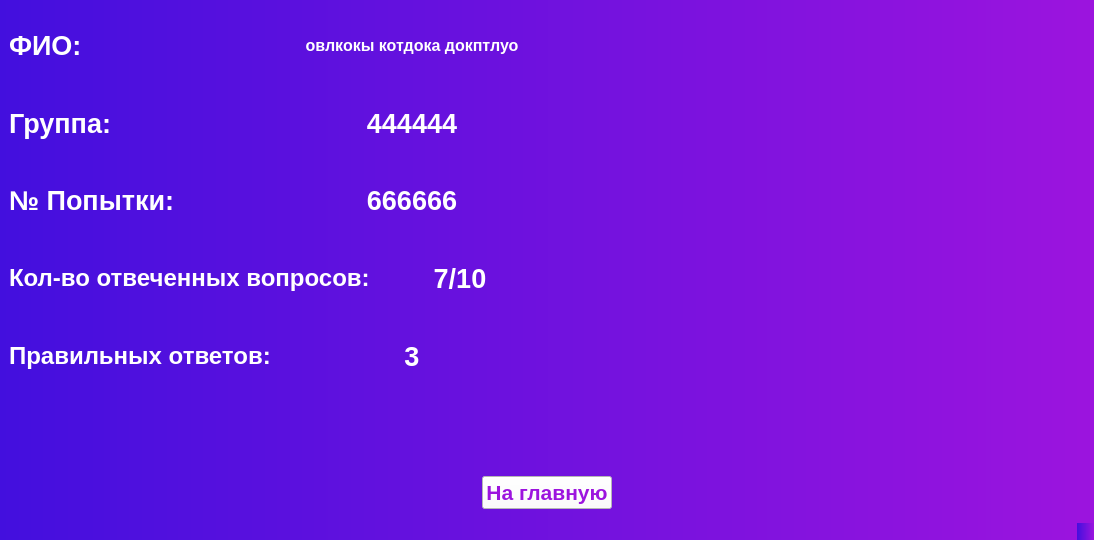
<?xml version="1.0" encoding="UTF-8"?>
<ui version="4.0">
 <class>MainWindow</class>
 <widget class="QMainWindow" name="MainWindow">
  <property name="geometry">
   <rect>
    <x>0</x>
    <y>0</y>
    <width>1094</width>
    <height>540</height>
   </rect>
  </property>
  <property name="windowTitle">
   <string>MainWindow</string>
  </property>
  <property name="styleSheet">
   <string notr="true">background-color: qlineargradient(spread:pad, x1:0, y1:0, x2:1, y2:0, stop:0 rgba(67, 15, 222, 255), stop:1 rgba(156, 20, 222, 255));</string>
  </property>
  <widget class="QWidget" name="centralwidget">
   <layout class="QVBoxLayout" name="verticalLayout">
    <item>
     <layout class="QGridLayout" name="gridLayout">
      <item row="0" column="0">
       <layout class="QHBoxLayout" name="horizontalLayout">
        <item>
         <widget class="QLabel" name="label">
          <property name="font">
           <font>
            <pointsize>20</pointsize>
            <weight>75</weight>
            <bold>true</bold>
           </font>
          </property>
          <property name="styleSheet">
           <string notr="true">color: rgb(255, 255, 255);
background-color: transparent;</string>
          </property>
          <property name="text">
           <string>ФИО:</string>
          </property>
          <property name="alignment">
           <set>Qt::AlignLeading|Qt::AlignLeft|Qt::AlignVCenter</set>
          </property>
         </widget>
        </item>
        <item>
         <widget class="QLabel" name="label_5">
          <property name="font">
           <font>
            <pointsize>12</pointsize>
            <weight>75</weight>
            <bold>true</bold>
           </font>
          </property>
          <property name="styleSheet">
           <string notr="true">color: rgb(255, 255, 255);
background-color: transparent;</string>
          </property>
          <property name="text">
           <string>овлкокы котдока докптлуо</string>
          </property>
          <property name="alignment">
           <set>Qt::AlignCenter</set>
          </property>
         </widget>
        </item>
       </layout>
      </item>
      <item row="0" column="1" rowspan="6">
       <layout class="QHBoxLayout" name="horizontalLayout_7">
        <item>
         <widget class="QWidget" name="widget" native="true">
          <property name="minimumSize">
           <size>
            <width>431</width>
            <height>361</height>
           </size>
          </property>
          <property name="styleSheet">
           <string notr="true">background-color: transparent;</string>
          </property>
         </widget>
        </item>
       </layout>
      </item>
      <item row="1" column="0">
       <layout class="QHBoxLayout" name="horizontalLayout_2">
        <item>
         <widget class="QLabel" name="label_2">
          <property name="font">
           <font>
            <pointsize>20</pointsize>
            <weight>75</weight>
            <bold>true</bold>
           </font>
          </property>
          <property name="styleSheet">
           <string notr="true">color: rgb(255, 255, 255);
background-color: transparent;</string>
          </property>
          <property name="text">
           <string>Группа:</string>
          </property>
          <property name="alignment">
           <set>Qt::AlignLeading|Qt::AlignLeft|Qt::AlignVCenter</set>
          </property>
         </widget>
        </item>
        <item>
         <widget class="QLabel" name="label_6">
          <property name="font">
           <font>
            <pointsize>20</pointsize>
            <weight>75</weight>
            <bold>true</bold>
           </font>
          </property>
          <property name="styleSheet">
           <string notr="true">color: rgb(255, 255, 255);
background-color: transparent;</string>
          </property>
          <property name="text">
           <string>444444</string>
          </property>
          <property name="alignment">
           <set>Qt::AlignCenter</set>
          </property>
         </widget>
        </item>
       </layout>
      </item>
      <item row="2" column="0">
       <layout class="QHBoxLayout" name="horizontalLayout_3">
        <item>
         <widget class="QLabel" name="label_3">
          <property name="font">
           <font>
            <pointsize>20</pointsize>
            <weight>75</weight>
            <bold>true</bold>
           </font>
          </property>
          <property name="styleSheet">
           <string notr="true">color: rgb(255, 255, 255);
background-color: transparent;</string>
          </property>
          <property name="text">
           <string>№ Попытки:</string>
          </property>
          <property name="alignment">
           <set>Qt::AlignLeading|Qt::AlignLeft|Qt::AlignVCenter</set>
          </property>
         </widget>
        </item>
        <item>
         <widget class="QLabel" name="label_7">
          <property name="font">
           <font>
            <pointsize>20</pointsize>
            <weight>75</weight>
            <bold>true</bold>
           </font>
          </property>
          <property name="styleSheet">
           <string notr="true">color: rgb(255, 255, 255);
background-color: transparent;</string>
          </property>
          <property name="text">
           <string>666666</string>
          </property>
          <property name="alignment">
           <set>Qt::AlignCenter</set>
          </property>
         </widget>
        </item>
       </layout>
      </item>
      <item row="3" column="0">
       <layout class="QHBoxLayout" name="horizontalLayout_4">
        <item>
         <widget class="QLabel" name="label_4">
          <property name="font">
           <font>
            <pointsize>18</pointsize>
            <weight>75</weight>
            <bold>true</bold>
           </font>
          </property>
          <property name="styleSheet">
           <string notr="true">color: rgb(255, 255, 255);
background-color: transparent;</string>
          </property>
          <property name="text">
           <string>Кол-во отвеченных вопросов:</string>
          </property>
          <property name="alignment">
           <set>Qt::AlignLeading|Qt::AlignLeft|Qt::AlignVCenter</set>
          </property>
         </widget>
        </item>
        <item>
         <widget class="QLabel" name="label_8">
          <property name="font">
           <font>
            <pointsize>20</pointsize>
            <weight>75</weight>
            <bold>true</bold>
           </font>
          </property>
          <property name="styleSheet">
           <string notr="true">color: rgb(255, 255, 255);
background-color: transparent;</string>
          </property>
          <property name="text">
           <string>7/10</string>
          </property>
          <property name="alignment">
           <set>Qt::AlignCenter</set>
          </property>
         </widget>
        </item>
       </layout>
      </item>
      <item row="4" column="0">
       <layout class="QHBoxLayout" name="horizontalLayout_6">
        <item>
         <widget class="QLabel" name="label_9">
          <property name="font">
           <font>
            <pointsize>18</pointsize>
            <weight>75</weight>
            <bold>true</bold>
           </font>
          </property>
          <property name="styleSheet">
           <string notr="true">color: rgb(255, 255, 255);
background-color: transparent;</string>
          </property>
          <property name="text">
           <string>Правильных ответов:</string>
          </property>
          <property name="alignment">
           <set>Qt::AlignLeading|Qt::AlignLeft|Qt::AlignVCenter</set>
          </property>
         </widget>
        </item>
        <item>
         <widget class="QLabel" name="label_10">
          <property name="font">
           <font>
            <pointsize>20</pointsize>
            <weight>75</weight>
            <bold>true</bold>
           </font>
          </property>
          <property name="styleSheet">
           <string notr="true">color: rgb(255, 255, 255);
background-color: transparent;</string>
          </property>
          <property name="text">
           <string>3</string>
          </property>
          <property name="alignment">
           <set>Qt::AlignCenter</set>
          </property>
         </widget>
        </item>
       </layout>
      </item>
     </layout>
    </item>
    <item>
     <layout class="QHBoxLayout" name="horizontalLayout_5">
      <item>
       <spacer name="horizontalSpacer">
        <property name="orientation">
         <enum>Qt::Horizontal</enum>
        </property>
        <property name="sizeHint" stdset="0">
         <size>
          <width>40</width>
          <height>20</height>
         </size>
        </property>
       </spacer>
      </item>
      <item>
       <widget class="QPushButton" name="pushButton">
        <property name="font">
         <font>
          <pointsize>16</pointsize>
          <weight>75</weight>
          <bold>true</bold>
         </font>
        </property>
        <property name="styleSheet">
         <string notr="true">color: rgb(156, 20, 222, 255);
background-color: white;</string>
        </property>
        <property name="text">
         <string>На главную</string>
        </property>
       </widget>
      </item>
      <item>
       <spacer name="horizontalSpacer_2">
        <property name="orientation">
         <enum>Qt::Horizontal</enum>
        </property>
        <property name="sizeHint" stdset="0">
         <size>
          <width>40</width>
          <height>20</height>
         </size>
        </property>
       </spacer>
      </item>
     </layout>
    </item>
   </layout>
  </widget>
  <widget class="QMenuBar" name="menubar">
   <property name="geometry">
    <rect>
     <x>0</x>
     <y>0</y>
     <width>1094</width>
     <height>26</height>
    </rect>
   </property>
  </widget>
  <widget class="QStatusBar" name="statusbar"/>
 </widget>
 <resources/>
 <connections/>
</ui>
